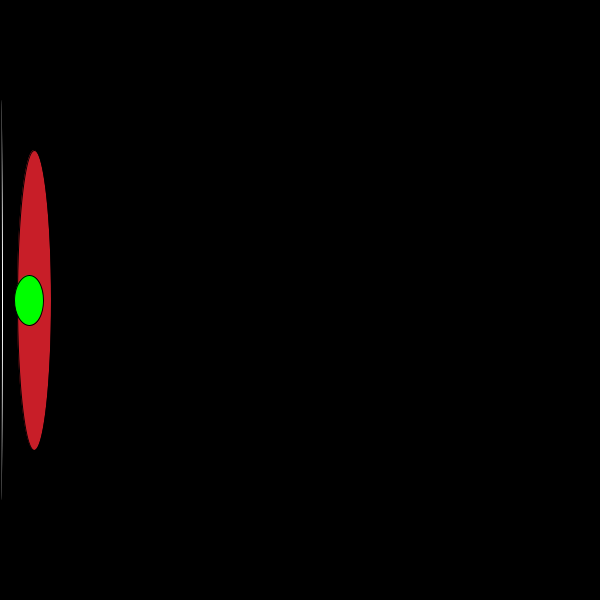
Frame 1 (no input)
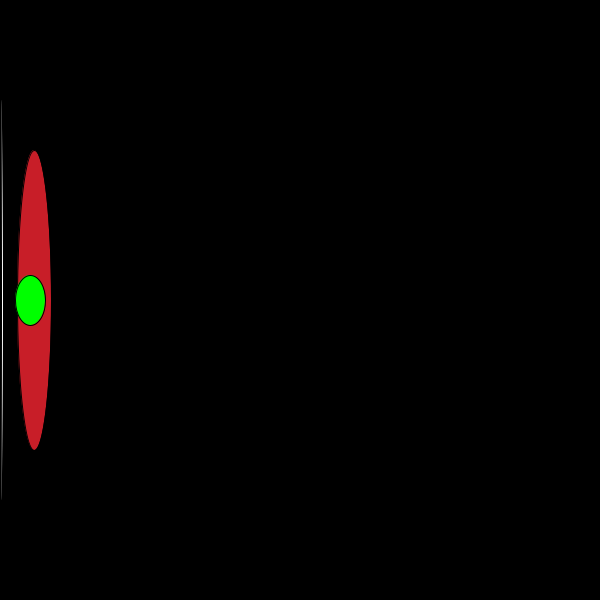
Frame 60 (the mouse pressed at the canvas centre just before this capture)
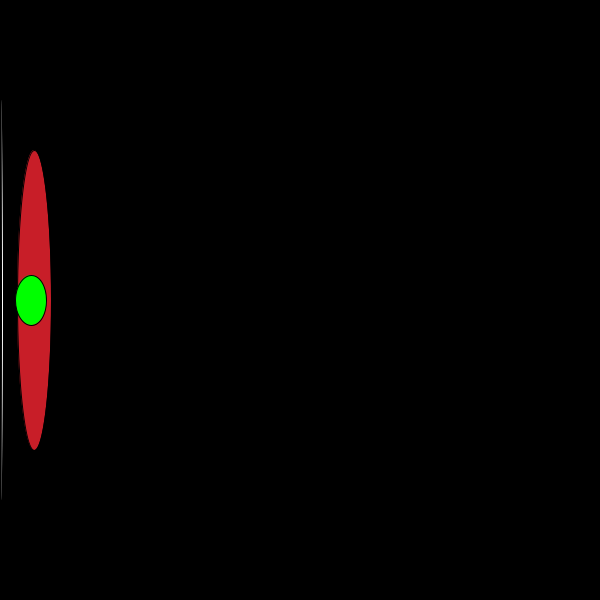
Frame 120 (the mouse held since frame 60 and released just before this capture)

The Processing sketch that drew these frames (run headless with seeded random() and noise(); from frame 60 on, the mouse is pressed at the canvas centre):

// Processing sketch: processing_106084
// ── processing_106084.pde


void setup() {
size(600, 600);
}

void draw() {
  background(0);
  int s = second();  
  int m = minute();  
  int h = hour();    
  
  
  fill(200, 30, 40);
  ellipse(m, width/2, m, 300);
  fill(255);
  ellipse(h, width/2, h, 400);
  fill(0, 255, 0);
  ellipse(s, width/2, s, 50);
}
